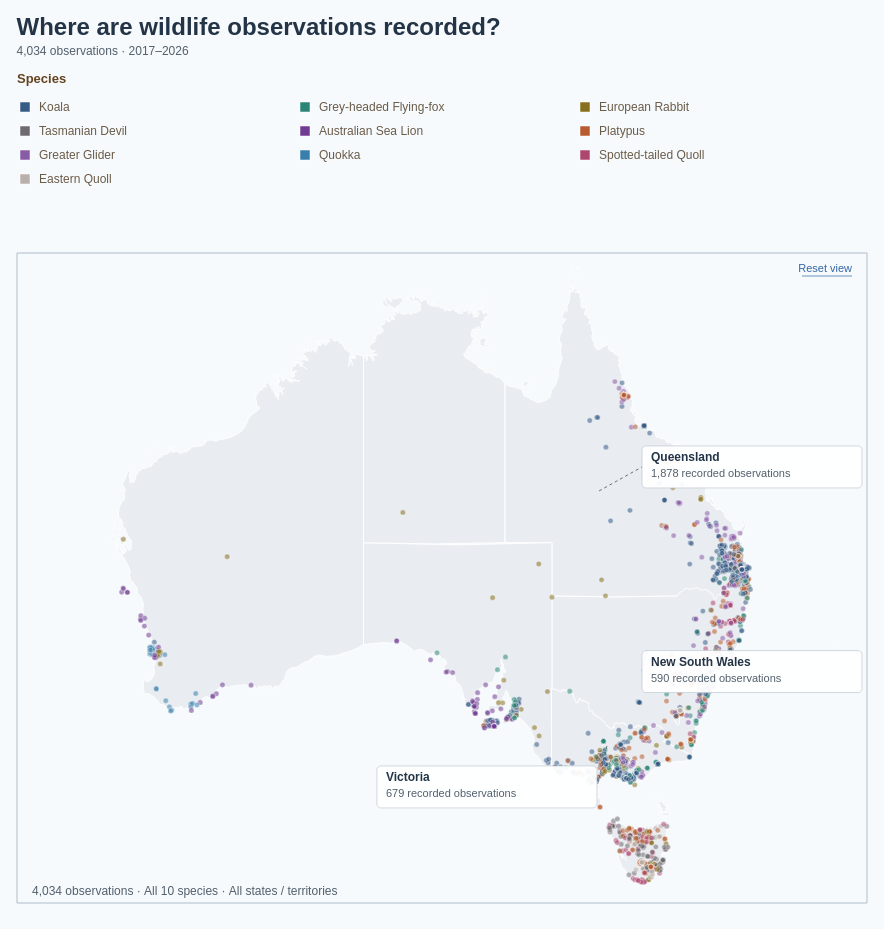

Here is the Vega-Lite specification saved for this chart:
### Vega specification from a JSON file in a GitHub repository (floating-point values rounded to 4 significant figures; data arrays with more than 128 entries replaced by an {"elided": "..."} marker saying what was removed)
{"$schema": "https://vega.github.io/schema/vega/v5.json", "description": "Individual geolocated wildlife observations for the 10 selected species from observations-794195.csv. Each dot represents one record. Observations and Australian state boundaries are embedded; no scripts or external data files are required. State boundaries: https://github.com/rowanhogan/australian-states. Recorded coordinates may be obscured and observations do not measure animal population size. Click a species colour or name in the legend to filter the map; click it again or Show all species to clear that filter. The state dropdown lists regions with records for the selected species; changing species resets the state filter. The map includes observation dates in 2017–2026. State assignments use recorded coordinates within the embedded boundaries, falling back to explicit state names or abbreviations in the location field. Offshore or unassigned records remain available under Offshore / unspecified. Map callouts label the three states or territories with the highest observation counts under the current filters, anchored at representative positions inside each region. Offshore / unspecified records are excluded from this ranking. Callouts outside the visible map extent are hidden when panning or zooming. Species colours match the ten-species palette in BumpChart.vg.json; species selection is retained; counts use the selected observation years. Uses the 10 most recent available observation years (2017–2026), including partial 2026.", "width": 850, "height": 830, "padding": 16, "background": "#f7fafc", "title": {"text": "Where are wildlife observations recorded?", "subtitle": ["4,034 observations · 2017–2026"], "anchor": "start", "offset": 16, "font": "Arial", "fontSize": 24, "color": "#243447", "subtitleFont": "Arial", "subtitleFontSize": 12, "subtitleColor": "#52606d", "subtitlePadding": 6, "subtitleLineHeight": 16}, "signals": [{"name": "selectedSpecies", "value": null, "on": [{"events": "@speciesLegendSymbols:click, @speciesLegendLabels:click, @speciesLegendHitArea:click", "update": "selectedSpecies == datum.species ? null : datum.species"}]}, {"name": "dragStart", "value": null, "on": [{"events": {"source": "view", "type": "mousedown", "filter": ["y() >= 170 && y() < 820"]}, "update": "{x: x(), y: y(), offsetX: viewport.x, offsetY: viewport.y}"}, {"events": "window:mouseup", "update": "null"}]}, {"name": "viewport", "value": {"zoom": 1, "x": 0, "y": 0}, "on": [{"events": {"type": "wheel", "source": "view", "consume": true, "filter": ["y() >= 170 && y() < 820"]}, "update": "{zoom: clamp(viewport.zoom * pow(1.001, -event.deltaY * pow(16, event.deltaMode)), 1, 20), x: x() + (viewport.x - x()) * clamp(viewport.zoom * pow(1.001, -event.deltaY * pow(16, event.deltaMode)), 1, 20) / viewport.zoom, y: (y() - 170) + (viewport.y - (y() - 170)) * clamp(viewport.zoom * pow(1.001, -event.deltaY * pow(16, event.deltaMode)), 1, 20) / viewport.zoom}"}, {"events": {"source": "window", "type": "mousemove", "between": [{"source": "view", "type": "mousedown", "filter": ["y() >= 170 && y() < 820"]}, {"source": "window", "type": "mouseup"}], "consume": true}, "update": "dragStart ? {zoom: viewport.zoom, x: dragStart.offsetX + x() - dragStart.x, y: dragStart.offsetY + y() - dragStart.y} : viewport"}, {"events": {"source": "view", "type": "dblclick", "filter": ["y() >= 170 && y() < 820"]}, "update": "{zoom: 1, x: 0, y: 0}"}, {"events": "@resetLabel:click", "update": "{zoom: 1, x: 0, y: 0}"}]}, {"name": "selectedState", "value": null, "on": [{"events": {"signal": "selectedSpecies"}, "update": "null"}], "bind": {"input": "select", "options": [null, "Australian Capital Territory", "New South Wales", "Northern Territory", "Offshore / unspecified", "Queensland", "South Australia", "Tasmania", "Victoria", "Western Australia"], "labels": ["All states / territories", "Australian Capital Territory", "New South Wales", "Northern Territory", "Offshore / unspecified", "Queensland", "South Australia", "Tasmania", "Victoria", "Western Australia"], "name": "State: "}}, {"name": "stateMenuOpen", "value": false}, {"name": "legendColumnWidth", "value": 280}, {"name": "legendSymbolSize", "value": 100}], "data": [{"name": "states", "values": [{"type": "Feature", "id": 0, "properties": {"STATE_CODE": "1", "STATE_NAME": "New South Wales"}, "geometry": {"type": "MultiPolygon", "coordinates": {"elided": "9 rows, 5190 float values in total"}}}, {"type": "Feature", "id": 1, "properties": {"STATE_CODE": "2", "STATE_NAME": "Victoria"}, "geometry": {"type": "MultiPolygon", "coordinates": {"elided": "22 rows, 3186 float values in total"}}}, {"type": "Feature", "id": 2, "properties": {"STATE_CODE": "3", "STATE_NAME": "Queensland"}, "geometry": {"type": "MultiPolygon", "coordinates": {"elided": "234 rows, 8496 float values in total"}}}, {"type": "Feature", "id": 3, "properties": {"STATE_CODE": "4", "STATE_NAME": "South Australia"}, "geometry": {"type": "MultiPolygon", "coordinates": {"elided": "35 rows, 2742 float values in total"}}}, {"type": "Feature", "id": 4, "properties": {"STATE_CODE": "5", "STATE_NAME": "Western Australia"}, "geometry": {"type": "MultiPolygon", "coordinates": {"elided": "333 rows, 14052 float values in total"}}}, {"type": "Feature", "id": 5, "properties": {"STATE_CODE": "6", "STATE_NAME": "Tasmania"}, "geometry": {"type": "MultiPolygon", "coordinates": {"elided": "61 rows, 5246 float values in total"}}}, {"type": "Feature", "id": 6, "properties": {"STATE_CODE": "7", "STATE_NAME": "Northern Territory"}, "geometry": {"type": "MultiPolygon", "coordinates": {"elided": "115 rows, 6986 float values in total"}}}, {"type": "Feature", "id": 7, "properties": {"STATE_CODE": "8", "STATE_NAME": "Australian Capital Territory"}, "geometry": {"type": "Polygon", "coordinates": {"elided": "2 rows, 206 float values in total"}}}]}, {"name": "observations", "values": {"elided": "4034 records"}}, {"name": "speciesObservations", "source": "observations", "transform": [{"type": "filter", "expr": "selectedSpecies == null || datum.species == selectedSpecies"}]}, {"name": "stateObservations", "source": "speciesObservations", "transform": [{"type": "filter", "expr": "selectedState == null || datum.state == selectedState"}]}, {"name": "filteredObservations", "source": "stateObservations", "transform": [{"type": "geopoint", "projection": "mapProjection", "fields": ["longitude", "latitude"], "as": ["x", "y"]}]}, {"name": "stateCounts", "source": "speciesObservations", "transform": [{"type": "aggregate", "groupby": ["state"], "ops": ["count"], "as": ["observationCount"]}, {"type": "formula", "expr": "datum.state", "as": "value"}, {"type": "formula", "expr": "datum.state", "as": "label"}]}, {"name": "allStatesOption", "values": [{"value": null, "label": "All states / territories"}]}, {"name": "stateOptions", "source": ["allStatesOption", "stateCounts"], "transform": [{"type": "formula", "expr": "datum.value == null ? '' : datum.label", "as": "sortLabel"}, {"type": "collect", "sort": {"field": "sortLabel", "order": "ascending"}}, {"type": "window", "sort": {"field": "sortLabel", "order": "ascending"}, "ops": ["row_number"], "as": ["rowNumber"]}, {"type": "formula", "expr": "datum.rowNumber - 1", "as": "index"}]}, {"name": "visibleStateOptions", "source": "stateOptions", "transform": [{"type": "filter", "expr": "stateMenuOpen"}]}, {"name": "speciesLegendEntries", "values": [{"species": "Koala", "column": 0, "row": 0}, {"species": "Grey-headed Flying-fox", "column": 1, "row": 0}, {"species": "European Rabbit", "column": 2, "row": 0}, {"species": "Tasmanian Devil", "column": 0, "row": 1}, {"species": "Australian Sea Lion", "column": 1, "row": 1}, {"species": "Platypus", "column": 2, "row": 1}, {"species": "Greater Glider", "column": 0, "row": 2}, {"species": "Quokka", "column": 1, "row": 2}, {"species": "Spotted-tailed Quoll", "column": 2, "row": 2}, {"species": "Eastern Quoll", "column": 0, "row": 3}]}, {"name": "stateAnnotationAnchors", "values": [{"state": "Queensland", "longitude": 144, "latitude": -23, "dx": 70, "dy": -45}, {"state": "New South Wales", "longitude": 147, "latitude": -32, "dx": 85, "dy": 0}, {"state": "Victoria", "longitude": 144.5, "latitude": -37, "dx": -230, "dy": 20}, {"state": "Tasmania", "longitude": 146.5, "latitude": -42, "dx": 35, "dy": 25}, {"state": "Western Australia", "longitude": 122, "latitude": -26, "dx": -220, "dy": -35}, {"state": "South Australia", "longitude": 134, "latitude": -30, "dx": -230, "dy": 35}, {"state": "Northern Territory", "longitude": 133, "latitude": -20, "dx": -130, "dy": -60}, {"state": "Australian Capital Territory", "longitude": 149.1, "latitude": -35.3, "dx": 85, "dy": 35}]}, {"name": "stateAnnotationCounts", "source": "filteredObservations", "transform": [{"type": "aggregate", "groupby": ["state"], "ops": ["count"], "as": ["recordCount"]}, {"type": "lookup", "from": "stateAnnotationAnchors", "key": "state", "fields": ["state"], "values": ["longitude", "latitude", "dx", "dy"], "as": ["anchorLongitude", "anchorLatitude", "dx", "dy"]}, {"type": "filter", "expr": "isValid(datum.anchorLongitude) && isValid(datum.anchorLatitude)"}, {"type": "window", "sort": {"field": ["recordCount", "state"], "order": ["descending", "ascending"]}, "ops": ["row_number"], "as": ["rank"]}, {"type": "filter", "expr": "datum.rank <= 3"}]}, {"name": "mapAnnotations", "source": "stateAnnotationCounts", "transform": [{"type": "geopoint", "projection": "mapProjection", "fields": ["anchorLongitude", "anchorLatitude"], "as": ["anchorX", "anchorY"]}, {"type": "filter", "expr": "datum.anchorX >= 0 && datum.anchorX <= 850 && datum.anchorY >= 0 && datum.anchorY <= 620"}, {"type": "formula", "expr": "clamp(datum.anchorX + datum.dx, 5, 625)", "as": "labelX"}, {"type": "formula", "expr": "clamp(datum.anchorY + datum.dy, 30, 590)", "as": "labelY"}]}], "projections": [{"name": "mapProjection", "type": "mercator", "scale": {"signal": "900 * viewport.zoom"}, "translate": {"signal": "[425 * viewport.zoom + viewport.x, 325 * viewport.zoom + viewport.y]"}, "center": [134, -28]}], "marks": [{"name": "speciesLegend", "type": "group", "interactive": true, "encode": {"update": {"x": {"value": 0}, "y": {"value": 0}, "width": {"value": 850}, "height": {"value": 110}}}, "marks": [{"name": "speciesLegendTitle", "type": "text", "interactive": false, "encode": {"update": {"x": {"value": 0}, "y": {"value": 0}, "text": {"value": "Species"}, "font": {"value": "Arial"}, "fontSize": {"value": 13}, "fontWeight": {"value": "bold"}, "fill": {"value": "#634320"}}}}, {"name": "speciesLegendHitArea", "type": "rect", "from": {"data": "speciesLegendEntries"}, "encode": {"update": {"x": {"signal": "datum.column * legendColumnWidth"}, "y": {"signal": "12 + datum.row * 24"}, "width": {"value": 250}, "height": {"value": 24}, "cornerRadius": {"value": 3}, "fill": {"signal": "selectedSpecies == datum.species ? '#e3eaf5' : 'transparent'"}, "cursor": {"value": "pointer"}}}}, {"name": "speciesLegendSymbols", "type": "symbol", "interactive": true, "encode": {"update": {"x": {"signal": "8 + datum.column * legendColumnWidth"}, "y": {"signal": "24 + datum.row * 24"}, "shape": {"value": "square"}, "size": {"signal": "legendSymbolSize"}, "fill": {"scale": "speciesColor", "field": "species"}, "stroke": {"value": "#ffffff"}, "strokeWidth": {"value": 0.5}, "cursor": {"value": "pointer"}, "opacity": {"signal": "selectedSpecies == null || selectedSpecies == datum.species ? 1 : 0.3"}, "tooltip": {"signal": "{'Species': datum.species}"}}}, "from": {"data": "speciesLegendEntries"}}, {"name": "speciesLegendLabels", "type": "text", "interactive": true, "encode": {"update": {"x": {"signal": "22 + datum.column * legendColumnWidth"}, "y": {"signal": "24 + datum.row * 24"}, "baseline": {"value": "middle"}, "text": {"field": "species"}, "font": {"value": "Arial"}, "fontSize": {"value": 12}, "fill": {"value": "#6a5b49"}, "cursor": {"value": "pointer"}, "opacity": {"signal": "selectedSpecies == null || selectedSpecies == datum.species ? 1 : 0.3"}, "tooltip": {"signal": "{'Species': datum.species}"}, "fontWeight": {"signal": "selectedSpecies == datum.species ? 'bold' : 'normal'"}}}, "from": {"data": "speciesLegendEntries"}}]}, {"name": "wildlifeMap", "type": "group", "encode": {"update": {"width": {"value": 850}, "height": {"value": 650}, "y": {"value": 170}}}, "marks": [{"name": "mapInteractionSurface", "type": "rect", "encode": {"update": {"x": {"value": 0}, "y": {"value": 0}, "width": {"signal": "width"}, "height": {"value": 650}, "fill": {"value": "transparent"}, "cursor": {"value": "grab"}}}}, {"name": "stateBoundaries", "type": "shape", "from": {"data": "states"}, "encode": {"update": {"fill": {"signal": "selectedState == datum.properties.STATE_NAME ? '#d5e0f0' : '#e9edf2'"}, "stroke": {"value": "#ffffff"}, "strokeWidth": {"value": 1}, "cursor": {"value": "grab"}}}, "transform": [{"type": "geoshape", "projection": "mapProjection"}], "clip": true}, {"name": "observationDots", "type": "symbol", "from": {"data": "filteredObservations"}, "clip": true, "encode": {"enter": {"shape": {"value": "circle"}}, "update": {"x": {"field": "x"}, "y": {"field": "y"}, "size": {"value": 28}, "fill": {"scale": "speciesColor", "field": "species"}, "fillOpacity": {"value": 0.55}, "stroke": {"value": "#ffffff"}, "strokeWidth": {"value": 0.35}, "tooltip": {"signal": "{'Species': datum.species, 'State / territory': datum.state, 'Date': datum.observed_on || 'Date not recorded', 'Location': datum.location, 'Latitude': format(datum.latitude, '.4f'), 'Longitude': format(datum.longitude, '.4f'), 'Coordinates obscured': datum.coordinates_obscured ? 'Yes' : 'No'}"}, "description": {"signal": "datum.species + ', ' + (datum.observed_on || 'Date not recorded') + ', ' + datum.location"}, "cursor": {"value": "grab"}}, "hover": {"size": {"value": 90}, "fillOpacity": {"value": 1}, "stroke": {"value": "#243447"}, "strokeWidth": {"value": 1.5}}}}, {"name": "annotationLeaders", "type": "rule", "interactive": false, "encode": {"update": {"x": {"field": "anchorX"}, "y": {"field": "anchorY"}, "x2": {"signal": "datum.labelX + (datum.dx < 0 ? 220 : 0)"}, "y2": {"signal": "datum.labelY + 21"}, "stroke": {"value": "#52606d"}, "strokeWidth": {"value": 0.9}, "strokeDash": {"value": [3, 3]}}}, "from": {"data": "mapAnnotations"}}, {"name": "annotationBackgrounds", "type": "rect", "interactive": false, "encode": {"update": {"x": {"field": "labelX"}, "y": {"field": "labelY"}, "width": {"value": 220}, "height": {"value": 42}, "cornerRadius": {"value": 4}, "fill": {"value": "#ffffff"}, "fillOpacity": {"value": 0.94}, "stroke": {"value": "#bdc7d3"}, "strokeWidth": {"value": 0.7}}}, "from": {"data": "mapAnnotations"}}, {"name": "annotationStateLabels", "type": "text", "interactive": false, "encode": {"update": {"x": {"signal": "datum.labelX + 9"}, "y": {"signal": "datum.labelY + 15"}, "text": {"field": "state"}, "font": {"value": "Arial"}, "fontSize": {"value": 12}, "fontWeight": {"value": "bold"}, "fill": {"value": "#243447"}}}, "from": {"data": "mapAnnotations"}}, {"name": "annotationCountLabels", "type": "text", "interactive": false, "encode": {"update": {"x": {"signal": "datum.labelX + 9"}, "y": {"signal": "datum.labelY + 31"}, "text": {"signal": "format(datum.recordCount, ',d') + ' recorded observations'"}, "font": {"value": "Arial"}, "fontSize": {"value": 11}, "fill": {"value": "#52606d"}}}, "from": {"data": "mapAnnotations"}}, {"name": "recordCount", "type": "text", "interactive": false, "encode": {"update": {"x": {"value": 15}, "y": {"value": 642}, "text": {"signal": "format(length(data('filteredObservations')), ',d') + ' observations · ' + (selectedSpecies == null ? 'All 10 species' : selectedSpecies) + ' · ' + (selectedState == null ? 'All states / territories' : selectedState)"}, "font": {"value": "Arial"}, "fontSize": {"value": 12}, "fill": {"value": "#52606d"}}}}, {"name": "resetLabel", "type": "text", "encode": {"update": {"x": {"signal": "width - 15"}, "y": {"value": 16}, "align": {"value": "right"}, "baseline": {"value": "middle"}, "text": {"value": "Reset view"}, "font": {"value": "Arial"}, "fontSize": {"value": 11}, "fill": {"value": "#3366a6"}, "cursor": {"value": "pointer"}}, "hover": {"fill": {"value": "#24517c"}}}}, {"name": "resetUnderline", "type": "rule", "interactive": false, "encode": {"update": {"x": {"signal": "width - 65"}, "x2": {"signal": "width - 15"}, "y": {"value": 23}, "stroke": {"value": "#3366a6"}, "strokeWidth": {"value": 0.7}}}}, {"name": "mapFrame", "type": "rect", "interactive": false, "encode": {"update": {"x": {"value": 0}, "y": {"value": 0}, "width": {"value": 850}, "height": {"value": 650}, "fill": {"value": null}, "stroke": {"value": "#aebdcb"}, "strokeWidth": {"value": 1}}}}]}], "scales": [{"name": "speciesColor", "type": "ordinal", "domain": ["Koala", "Platypus", "Grey-headed Flying-fox", "Greater Glider", "Spotted-tailed Quoll", "European Rabbit", "Quokka", "Tasmanian Devil", "Eastern Barred Bandicoot", "Numbat", "Australian Sea Lion", "Eastern Quoll"], "range": ["#365B85", "#B65C30", "#2A8576", "#885BA6", "#AD4770", "#86701D", "#397FAD", "#6D6B70", "#C17A24", "#5146A0", "#6f3c91", "#bab0ab"]}], "config": {"legend": {"labelFont": "Arial", "titleFont": "Arial", "labelFontSize": 12, "titleFontSize": 13, "titleFontWeight": "bold", "labelColor": "#6a5b49", "titleColor": "#634320", "symbolType": "square", "symbolSize": 100, "rowPadding": 8, "columnPadding": 24, "labelOffset": 8}}, "usermeta": {"observationWindow": {"source": "Dataset/observations-794195.csv", "dateField": "observed_on", "years": [2017, 2018, 2019, 2020, 2021, 2022, 2023, 2024, 2025, 2026], "yearCount": 10, "includesPartialLatestYear": true}}}
